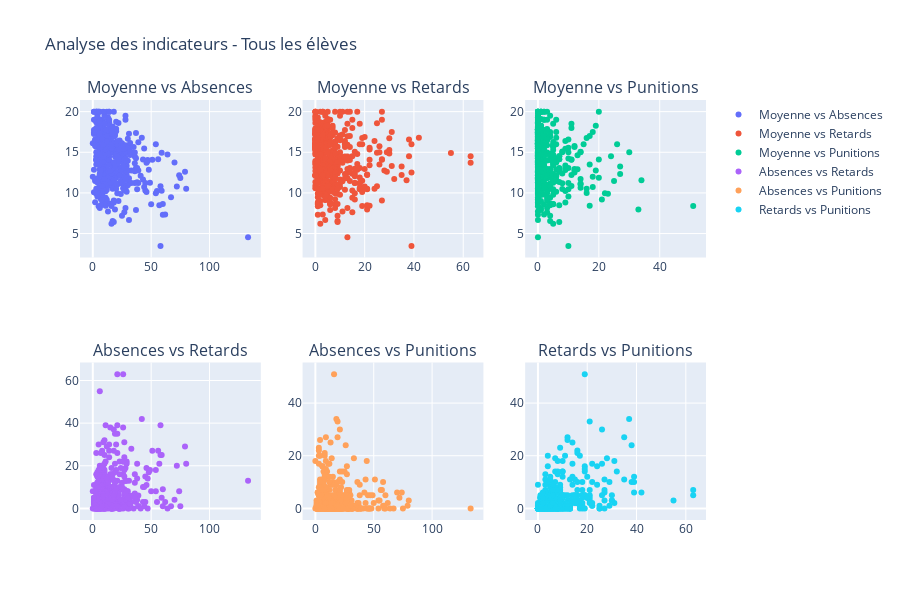

Notebook source saved alongside this figure:
### Code cell
import plotly.graph_objs as go
from plotly.subplots import make_subplots

# Création des sous-plots avec 2 lignes et 3 colonnes
fig = make_subplots(rows=2, cols=3, subplot_titles=[
    "Moyenne vs Absences",
    "Moyenne vs Retards",
    "Moyenne vs Punitions",
    "Absences vs Retards",
    "Absences vs Punitions",
    "Retards vs Punitions"
])

# Moyenne annuelle vs Absences
fig.add_trace(go.Scatter(
    x=indicateurs_eleves['total_absences'],
    y=indicateurs_eleves['moyenne_annuelle'],
    mode='markers',
    name="Moyenne vs Absences"
), row=1, col=1)

# Moyenne annuelle vs Retards
fig.add_trace(go.Scatter(
    x=indicateurs_eleves['total_retards'],
    y=indicateurs_eleves['moyenne_annuelle'],
    mode='markers',
    name="Moyenne vs Retards"
), row=1, col=2)

# Moyenne annuelle vs Punitions
fig.add_trace(go.Scatter(
    x=indicateurs_eleves['total_punitions'],
    y=indicateurs_eleves['moyenne_annuelle'],
    mode='markers',
    name="Moyenne vs Punitions"
), row=1, col=3)

# Absences vs Retards
fig.add_trace(go.Scatter(
    x=indicateurs_eleves['total_absences'],
    y=indicateurs_eleves['total_retards'],
    mode='markers',
    name="Absences vs Retards"
), row=2, col=1)

# Absences vs Punitions
fig.add_trace(go.Scatter(
    x=indicateurs_eleves['total_absences'],
    y=indicateurs_eleves['total_punitions'],
    mode='markers',
    name="Absences vs Punitions"
), row=2, col=2)

# Retards vs Punitions
fig.add_trace(go.Scatter(
    x=indicateurs_eleves['total_retards'],
    y=indicateurs_eleves['total_punitions'],
    mode='markers',
    name="Retards vs Punitions"
), row=2, col=3)

# Mise en forme du layout
fig.update_layout(height=600, width=900, title_text="Analyse des indicateurs - Tous les élèves")

# Affichage du graphique
fig.show()

### Figure 1 — Plotly figure (JSON) as saved in the notebook; plotly's stock layout.template omitted (floating-point values rounded to 4 significant figures; data arrays with more than 128 entries replaced by an {"elided": "..."} marker saying what was removed)
{"data": [{"mode": "markers", "name": "Moyenne vs Absences", "type": "scatter", "x": {"elided": "493 int values"}, "xaxis": "x", "y": {"elided": "493 float values"}, "yaxis": "y"}, {"mode": "markers", "name": "Moyenne vs Retards", "type": "scatter", "x": {"elided": "493 int values"}, "xaxis": "x2", "y": {"elided": "493 float values"}, "yaxis": "y2"}, {"mode": "markers", "name": "Moyenne vs Punitions", "type": "scatter", "x": {"elided": "493 int values"}, "xaxis": "x3", "y": {"elided": "493 float values"}, "yaxis": "y3"}, {"mode": "markers", "name": "Absences vs Retards", "type": "scatter", "x": {"elided": "493 int values"}, "xaxis": "x4", "y": {"elided": "493 int values"}, "yaxis": "y4"}, {"mode": "markers", "name": "Absences vs Punitions", "type": "scatter", "x": {"elided": "493 int values"}, "xaxis": "x5", "y": {"elided": "493 int values"}, "yaxis": "y5"}, {"mode": "markers", "name": "Retards vs Punitions", "type": "scatter", "x": {"elided": "493 int values"}, "xaxis": "x6", "y": {"elided": "493 int values"}, "yaxis": "y6"}], "layout": {"annotations": [{"font": {"size": 16}, "showarrow": false, "text": "Moyenne vs Absences", "x": 0.1444, "xanchor": "center", "xref": "paper", "y": 1, "yanchor": "bottom", "yref": "paper"}, {"font": {"size": 16}, "showarrow": false, "text": "Moyenne vs Retards", "x": 0.5, "xanchor": "center", "xref": "paper", "y": 1, "yanchor": "bottom", "yref": "paper"}, {"font": {"size": 16}, "showarrow": false, "text": "Moyenne vs Punitions", "x": 0.8556, "xanchor": "center", "xref": "paper", "y": 1, "yanchor": "bottom", "yref": "paper"}, {"font": {"size": 16}, "showarrow": false, "text": "Absences vs Retards", "x": 0.1444, "xanchor": "center", "xref": "paper", "y": 0.375, "yanchor": "bottom", "yref": "paper"}, {"font": {"size": 16}, "showarrow": false, "text": "Absences vs Punitions", "x": 0.5, "xanchor": "center", "xref": "paper", "y": 0.375, "yanchor": "bottom", "yref": "paper"}, {"font": {"size": 16}, "showarrow": false, "text": "Retards vs Punitions", "x": 0.8556, "xanchor": "center", "xref": "paper", "y": 0.375, "yanchor": "bottom", "yref": "paper"}], "height": 600, "title": {"text": "Analyse des indicateurs - Tous les élèves"}, "width": 900, "xaxis": {"anchor": "y", "domain": [0, 0.2889]}, "xaxis2": {"anchor": "y2", "domain": [0.3556, 0.6444]}, "xaxis3": {"anchor": "y3", "domain": [0.7111, 1]}, "xaxis4": {"anchor": "y4", "domain": [0, 0.2889]}, "xaxis5": {"anchor": "y5", "domain": [0.3556, 0.6444]}, "xaxis6": {"anchor": "y6", "domain": [0.7111, 1]}, "yaxis": {"anchor": "x", "domain": [0.625, 1]}, "yaxis2": {"anchor": "x2", "domain": [0.625, 1]}, "yaxis3": {"anchor": "x3", "domain": [0.625, 1]}, "yaxis4": {"anchor": "x4", "domain": [0, 0.375]}, "yaxis5": {"anchor": "x5", "domain": [0, 0.375]}, "yaxis6": {"anchor": "x6", "domain": [0, 0.375]}}}
